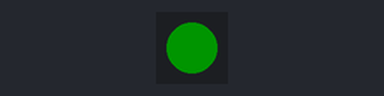
The program below on a simulated ESP32-S3. On the bench: 1 RGB LEDs in strip order, left to right. Dim RGB values are drawn brighter than linear; nothing arrives over Bluetooth unless stated; what the program prints to the serial monitor is not drawn.

Above: at 0.05 s.
Timing chart, 0 to 3.0 s (numbered marks = the images above):
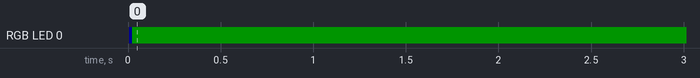

The program:

main.cpp
```cpp
#include <Arduino.h>
#include <BLEDevice.h>
#include <BLEUtils.h>
#include <BLEAdvertising.h>
#include <string>
#include <FastLED.h>
#include <WiFi.h>

#define LED_PIN     21  // WS2812 LED on GPIO21
#define NUM_LEDS    1   // We have one RGB LED
#define LED_TYPE    WS2812
#define COLOR_ORDER GRB

CRGB leds[NUM_LEDS];

BLEAdvertising* pAdvertising;

constexpr int cycleDurationMs = 120000;
constexpr int stepIntervalMs  = 320;
constexpr int stepsPerCycle   = cycleDurationMs / stepIntervalMs;

int currentStep = 0;

void setLED(CRGB color) {
  leds[0] = color;
  FastLED.show();
  FastLED.delay(1);  // Ensure the color is set
}

void setup()
{
  setCpuFrequencyMhz(80);
  Serial.begin(115200);
  while (!Serial && millis() < 3000) { }

  WiFi.mode(WIFI_OFF);
  btStop();
  btStart();

  // Initialize FastLED
  FastLED.addLeds<LED_TYPE, LED_PIN, COLOR_ORDER>(leds, NUM_LEDS);
  FastLED.setBrightness(20);
  FastLED.clear();  // Clear any existing colors
  FastLED.show();

  // Show blue color during boot
  setLED(CRGB(0, 0, 255));  // Pure blue

  Serial.println("Booting…");

  BLEDevice::init("M3");
  pAdvertising = BLEDevice::getAdvertising();
  pAdvertising->setScanResponse(false);
  pAdvertising->setAdvertisementType(ADV_TYPE_NONCONN_IND);

  // Add device name to advertisement data
  BLEAdvertisementData advData;
  advData.setName("M3");
  pAdvertising->setAdvertisementData(advData);

  pAdvertising->start();

  Serial.println("M3 bike BLE advertising started…");

  // Show green when ready
  setLED(CRGB(0, 255, 0));  // Pure green
}

void updateAdData()
{
  // Flash white briefly when sending data
  setLED(CRGB(255, 255, 255));  // Pure white

  const int  halfCycle = stepsPerCycle / 2;
  const bool rampUp    = currentStep < halfCycle;
  const float progress = (currentStep % halfCycle) / static_cast<float>(halfCycle);

  const uint16_t power = rampUp
                         ? (30  + progress * (300 - 30))
                         : (300 - progress * (300 - 30));
  const uint8_t rpm    = rampUp
                         ? (60  + progress * (90  - 60))
                         : (90  - progress * (90  - 60));
  const uint8_t hr     = rampUp
                         ? (90  + progress * (160 - 90))
                         : (160 - progress * (160 - 90));

  static float distance = 0.0f;
  distance += rpm / 3600.0f * (stepIntervalMs / 1000.0f);

  uint8_t payload[19] = {0};  // Total manufacturer data size (19 bytes)
  // Manufacturer Specific Data
  payload[0] = 0x02;  // Manufacturer ID (0x0102) - little endian
  payload[1] = 0x01;
  payload[2] = 0x06;  // Version major
  payload[3] = 0x30;  // Version minor
  payload[4] = 0x00;  // Data type
  payload[5] = 0x01;  // Equipment ID
  payload[6] = (rpm * 10) & 0xFF;     // Cadence (little endian, multiplied by 10)
  payload[7] = (rpm * 10) >> 8;
  payload[8] = (hr * 10) & 0xFF;      // Heart rate (little endian, multiplied by 10)
  payload[9] = (hr * 10) >> 8;
  payload[10] = power & 0xFF;  // Power (little endian)
  payload[11] = power >> 8;
  payload[12] = 0x0D;         // Calories (little endian)
  payload[13] = 0x00;
  payload[14] = 0x04;         // Duration Minutes
  payload[15] = 0x27;         // Duration Seconds
  payload[16] = 0x01;         // Distance (little endian)
  payload[17] = 0x00;
  payload[18] = 0x0A;         // Gear

  BLEAdvertisementData advData;
  advData.setFlags(0x04);  // LE General Discoverable Mode
  advData.setName("M3");
  advData.setManufacturerData(std::string(reinterpret_cast<char*>(payload), sizeof(payload)));
  pAdvertising->setAdvertisementData(advData);

  // Return to green after sending
  setLED(CRGB(0, 255, 0));  // Pure green

  Serial.printf("Step %3d | RPM=%3u | Power=%3u | HR=%3u | Dist=%.2f km\n",
                currentStep, rpm, power, hr, distance);

  currentStep = (currentStep + 1) % stepsPerCycle;
}

void loop()
{
  updateAdData();
  delay(stepIntervalMs);
}
```

Measured:
- by itself, RGB LED 0: off → RGB(0, 0, 20) at 0.01 s, → RGB(0, 20, 0) 0.02 s later
